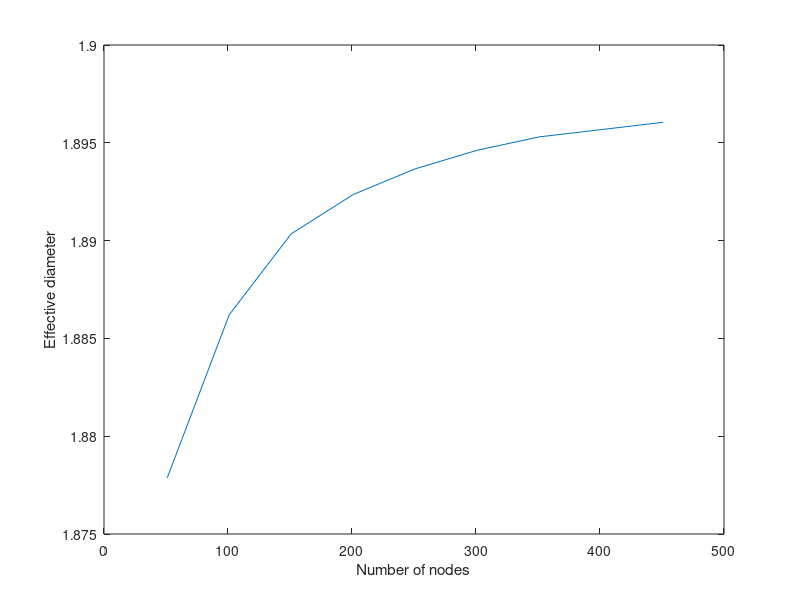

Write MATLAB code to recreate this figure.
X = [
51 1.87787356322
101 1.88621000451
151 1.89034663052
201 1.89235794998
251 1.89366929881
301 1.89462014237
351 1.89530245956
401 1.89567479675
451 1.89604781954
];

plot(X(:,1),X(:,2));
xlabel('Number of nodes');
ylabel('Effective diameter');   